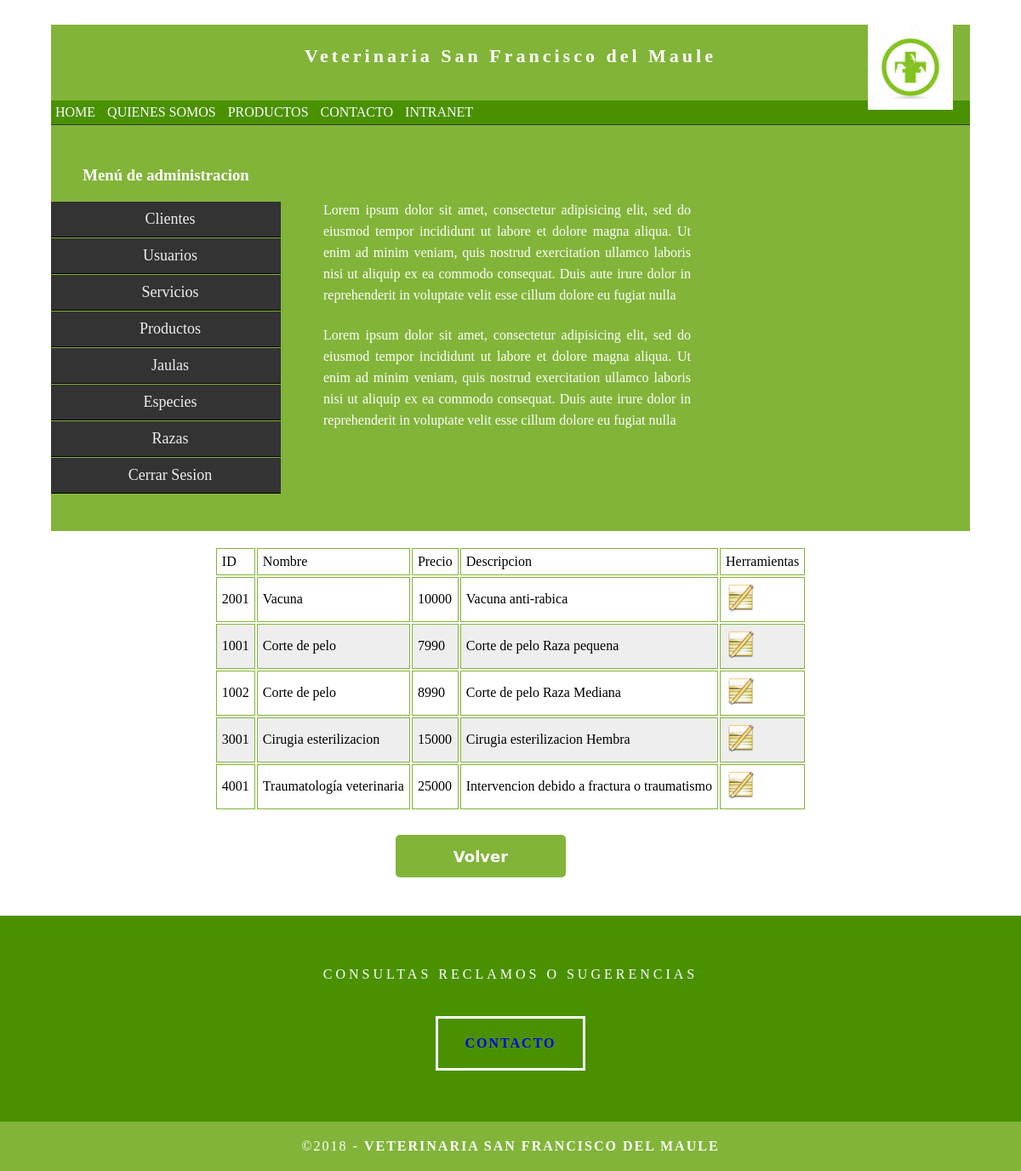
/int_admin/3servicios/edi_servicio.php (signed in), run on the app's committed database.
### tables this page shows
CREATE TABLE `pt_tbservicio` (
  `id_serv` int(5) NOT NULL,
  `nomb_serv` varchar(50) NOT NULL,
  `prec_serv` int(7) NOT NULL,
  `desc_serv` varchar(200) NOT NULL,
  `ruta_imagen` varchar(100) NOT NULL
);

### modelo.php (called while the page is built, shortened)
<?php
class modelo{
    public function __construct(){
        $this->_db=new mysqli(DB_HOST, DB_USER, DB_PASS, DB_NAME);
    }
}
?>

### servicio.php (called while the page is built, shortened)
<?php
require_once('modelo.php');
class servicio extends modelo{
        public function listar(){
            $sql="SELECT * FROM pt_tbservicio";
            $resultado=$this->_db->query($sql);
            $usuarios=$resultado->fetch_all(MYSQLI_ASSOC);
            if ($usuarios){
                return $usuarios;
            }
        }
}

### int_admin/3servicios/edi_servicio.php (the view, shortened to what this page needs)
<?php
if(!isset($_SESSION['nombre']) && !isset($_SESSION['password'])){
    require("../../error.php");
    print '<script language="JavaScript">';
    print 'alert("No tiene permisos para acceder a esa pagina");';
    print '</script>';
} else{
?>
<!DOCTYPE html>
<html>
    <head>
            <link href="../../css/estilo.css" rel="stylesheet" type="text/css">
            <link href="../../css/submenu.css" rel="stylesheet" type="text/css">
            <link href='../../css/form_resp.css' rel='stylesheet' type='text/css'/>
            <link href='../../css/tabla_resp.css' rel='stylesheet' type='text/css'/>
    </head>
    <body>
        <div class="container">
        <header class="header">
            <a href="../index.php"><img src="../../image/logo.jpg" width="100"></a>
            <h4 class="logo">Veterinaria San Francisco del Maule</h4>
        </header>
    <section class="intro">
            <div class="column">
                    <br>
                    <br>
                    <p>Lorem ipsum dolor sit amet, consectetur adipisicing elit, sed do eiusmod tempor incididunt ut labore et dolore magna aliqua. Ut enim ad minim veniam, quis nostrud exercitation ullamco laboris nisi ut aliquip ex ea commodo consequat. Duis aute irure dolor in reprehenderit in voluptate velit esse cillum dolore eu fugiat nulla </p>
                    <p>Lorem ipsum dolor sit amet, consectetur adipisicing elit, sed do eiusmod tempor incididunt ut labore et dolore magna aliqua. Ut enim ad minim veniam, quis nostrud exercitation ullamco laboris nisi ut aliquip ex ea commodo consequat. Duis aute irure dolor in reprehenderit in voluptate velit esse cillum dolore eu fugiat nulla</p>
            </div>
        </section>
    <div class="gallery" align="left">
         <?php
        require_once "../../servicio.php";
        $usuarioModel = new servicio();
        $reg = $usuarioModel->listar();
        if ($reg){
        ?>
        <div><br>
        <table align="center">
            <thead>
                <tr>
                    <td>ID</td>
                    <td>Nombre</td>
                    <td>Precio</td>
                    <td>Descripcion</td>
                    <td>Herramientas</td>
                </tr>
            </thead>
            <tbody>
        <?php
            foreach ($reg as $row):
        ?>
             <tr>
                    <td><?php echo $row['id_serv']; ?></td>
                    <td><?php echo $row['nomb_serv']; ?></td>
                    <td><?php echo $row['prec_serv']; ?></td>
                    <td><?php echo $row['desc_serv']; ?></td>
                    <td>
                        <a href="edi_servicio2.php?id=<?php echo $row['id_serv']; ?>"><img src="../../image/edit.png" width="35"></a>
                    </td>
                </tr>
            <?php
                endforeach;
            ?>
        <?php } ?>
            </tbody>
        </table>
        </div>
        <br>
        <form id="loginform" action="../index.php">
            <input class="loginbutton" type="submit" value="Volver" />
        </form>
        </div>
    </div>
</body>
</html>
<?php } ?>

### css/estilo.css (style rules this page uses)
body { font-family: Cambria, "Hoefler Text", "Liberation Serif", Times, "Times New Roman", serif; background-color: #FFFFFF; margin: 0; }
.container { width: 90%; margin-left: auto; margin-right: auto; background-color: #FFFFFF; }
header { width: 100%; height: 12%; background-color: #82b439; border-bottom: 1px solid #353635; }
header img { margin-left: 80%; position:absolute; }
header nav { background:#4a9102; }
header nav ul { margin:0; padding:0; }
header nav ul li { list-style:none; display: inline-block; }
header nav ul li a { color:#fff; display: block; padding: 5px; text-decoration:none; }
.logo { color: #fff; font-weight: bold; margin-left: auto; letter-spacing: 4px; margin-right: auto; text-align: center; padding-top: 15px; line-height: 2em; font-size: 22px; }
.hero_header { color: #FFFFFF; text-align: center; margin: 0; letter-spacing: 4px; }
.gallery { clear: both; display: inline-block; width: 100%; background-color: #FFFFFF; padding-bottom: 35px; padding-top: 0px; margin-top: -5px; margin-bottom: 0px; }
#loginform { margin:auto; width:270px; background: #FFF; }
.loginbutton { background-color:#4a9102; border-radius:5px/5px; -webkit-border-radius:5px/5px; -moz-border-radius:5px/5px; color:#FFF; display:inline-block; font-family:"Lucida Grande", "Lucida Sans Unicode", "Lucida Sans", "DejaVu Sans", Verdana, sans-serif; font-size:18px; font-weight:bold; width:270px; text-align:center; line-height:50px; text-decoration:none; height:50px; margin-top:20px; margin-bottom:20px; border:none; outline:0; cursor: pointer; }
table tr { background-color: #eee; }
table tr:nth-child(even) { background-color: #eee; }
table tr:nth-child(odd) { background-color: #fff; }
td, th { padding: 6px; border: 1px solid #82b439; text-align: left; }
.intro { background-color: #FFFFFF; padding-bottom: 35px; }
.column { width: 50%; text-align: center; padding-top: 30px; float: left; }
.lateral { width: 25%; text-align: center; padding-top: 30px; float: left; }
.intro .lateral h3 { color: #FFFFFF; text-align: center; }
.intro .column p { color: #FFFFFF; }
.intro .column p { padding-left: 30px; padding-right: 30px; text-align: justify; line-height: 25px; font-weight: lighter; margin-left: 20px; margin-right: 20px; width: 80%; margin-top: 4%; }
.button { width: 150px; margin-top: 40px; margin-right: auto; margin-bottom: auto; margin-left: auto; padding-top: 20px; padding-right: 10px; padding-bottom: 20px; padding-left: 10px; text-align: center; vertical-align: middle; border-radius: 0px; text-transform: uppercase; font-weight: bold; letter-spacing: 2px; border: 3px solid #FFFFFF; color: #FFFFFF; transition: all 0.3s linear; }
.button a { text-decoration:none; }
.copyright { text-align: center; padding-top: 20px; padding-bottom: 20px; background-color: #82b439; color: #FFFFFF; text-transform: uppercase; font-weight: lighter; letter-spacing: 2px; border-top-width: 2px; }
footer { background-color: #4a9102; padding-top: 60px; padding-bottom: 60PX; }
.intro { display: inline-block; background-color: #82b439; }

### css/submenu.css (style rules this page uses)
ul.acorh, ul.acorh * { margin: 0; padding: 0; border: 0; }
ul.acorh { margin: 10px auto; padding: 0; list-style: none; width: 100%; font-size: 18px; }
ul.acorh li { list-style: none; }
ul.acorh li a { display: block; padding: 10px 10px 10px 20px; background: #333; color: #eee; border-bottom: 1px solid #000; border-top: 1px solid #82b439; text-decoration: none; box-sizing: border-box; }

### css/form_resp.css (style rules this page uses)
input[type=submit],[type=reset] { background-color:#82b439; border-radius:5px/5px; -webkit-border-radius:5px/5px; -moz-border-radius:5px/5px; color:#FFF; display:inline-block; font-family:"Lucida Grande", "Lucida Sans Unicode", "Lucida Sans", "DejaVu Sans", Verdana, sans-serif; font-size:18px; font-weight:bold; width:200px; text-align:center; line-height:50px; text-decoration:none; height:50px; margin-top:10px; margin-bottom:10px; border:none; outline:0; cursor: pointer; }

### data on the page
pt_tbservicio: id_serv "2001", nomb_serv "Vacuna", prec_serv "10000", desc_serv "Vacuna anti-rabica"
pt_tbservicio: id_serv "1001", nomb_serv "Corte de pelo", prec_serv "7990", desc_serv "Corte de pelo Raza pequena"
pt_tbservicio: id_serv "1002", nomb_serv "Corte de pelo", prec_serv "8990", desc_serv "Corte de pelo Raza Mediana"
pt_tbservicio: id_serv "3001", nomb_serv "Cirugia esterilizacion", prec_serv "15000", desc_serv "Cirugia esterilizacion Hembra"
pt_tbservicio: id_serv "4001", nomb_serv "Traumatología veterinaria", prec_serv "25000", desc_serv "Intervencion debido a fractura o traumatismo"
